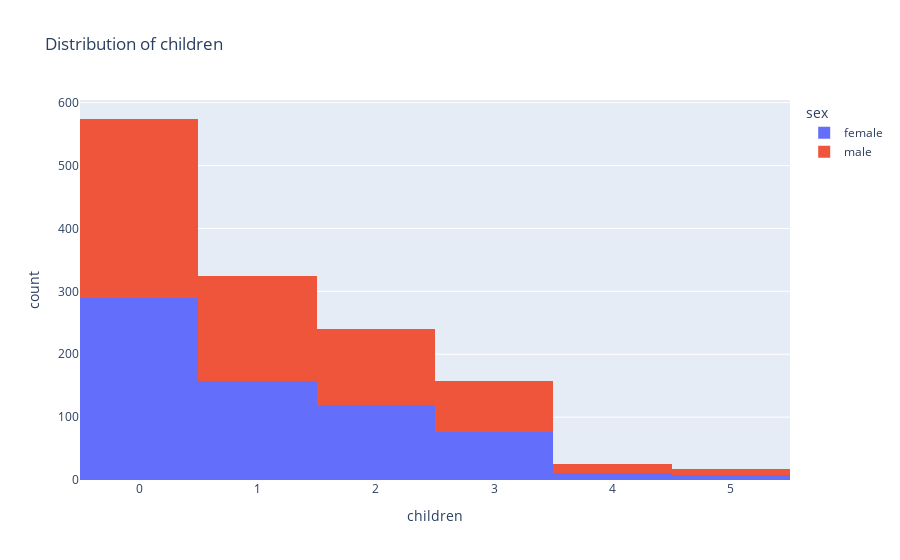

The notebook cell this image was saved under:
### Code cell
#Distributions of children
px.histogram(medical_df,x='children',color='sex',title='Distribution of children')

### Figure 1 — Plotly figure (JSON) as saved in the notebook; plotly's stock layout.template omitted (floating-point values rounded to 4 significant figures; data arrays with more than 128 entries replaced by an {"elided": "..."} marker saying what was removed)
{"data": [{"alignmentgroup": "True", "bingroup": "x", "hovertemplate": "sex=female<br>children=%{x}<br>count=%{y}<extra></extra>", "legendgroup": "female", "marker": {"color": "#636efa", "pattern": {"shape": ""}}, "name": "female", "offsetgroup": "female", "orientation": "v", "showlegend": true, "type": "histogram", "x": {"elided": "662 int values"}, "xaxis": "x", "yaxis": "y"}, {"alignmentgroup": "True", "bingroup": "x", "hovertemplate": "sex=male<br>children=%{x}<br>count=%{y}<extra></extra>", "legendgroup": "male", "marker": {"color": "#EF553B", "pattern": {"shape": ""}}, "name": "male", "offsetgroup": "male", "orientation": "v", "showlegend": true, "type": "histogram", "x": {"elided": "676 int values"}, "xaxis": "x", "yaxis": "y"}], "layout": {"barmode": "relative", "legend": {"title": {"text": "sex"}, "tracegroupgap": 0}, "title": {"text": "Distribution of children"}, "xaxis": {"anchor": "y", "domain": [0, 1], "title": {"text": "children"}}, "yaxis": {"anchor": "x", "domain": [0, 1], "title": {"text": "count"}}}}
